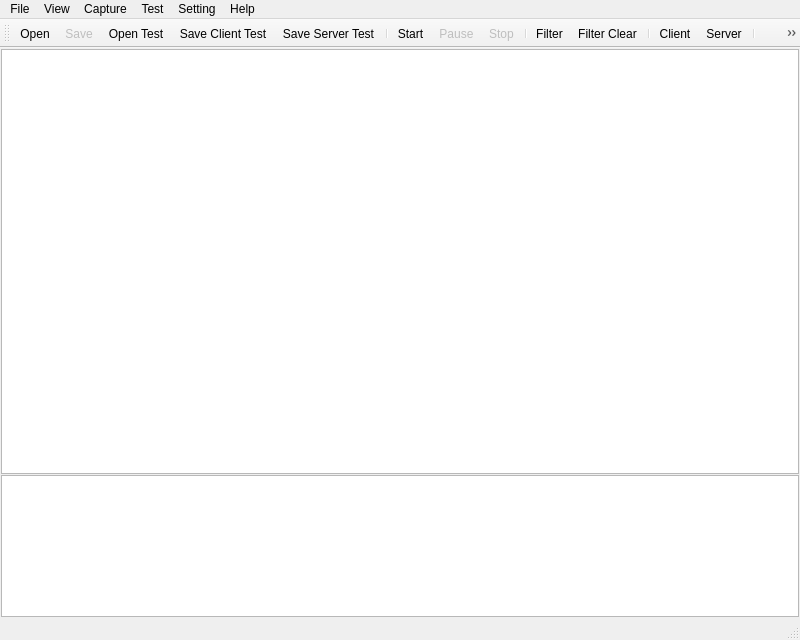
<?xml version="1.0" encoding="UTF-8"?>
<ui version="4.0">
 <class>MainWindow</class>
 <widget class="QMainWindow" name="MainWindow">
  <property name="geometry">
   <rect>
    <x>0</x>
    <y>0</y>
    <width>800</width>
    <height>640</height>
   </rect>
  </property>
  <property name="windowTitle">
   <string>Figkey Ip Capture Tool</string>
  </property>
  <property name="windowIcon">
   <iconset resource="../resource.qrc">
    <normaloff>:/images/resource/icons/main_window.ico</normaloff>:/images/resource/icons/main_window.ico</iconset>
  </property>
  <widget class="QWidget" name="centralWidget">
   <layout class="QVBoxLayout" name="verticalLayout" stretch="3,1">
    <property name="spacing">
     <number>1</number>
    </property>
    <property name="leftMargin">
     <number>1</number>
    </property>
    <property name="topMargin">
     <number>1</number>
    </property>
    <property name="rightMargin">
     <number>1</number>
    </property>
    <property name="bottomMargin">
     <number>1</number>
    </property>
    <item>
     <widget class="QTableView" name="tableView">
      <property name="contextMenuPolicy">
       <enum>Qt::CustomContextMenu</enum>
      </property>
     </widget>
    </item>
    <item>
     <widget class="QTreeView" name="treeView"/>
    </item>
   </layout>
  </widget>
  <widget class="QMenuBar" name="menuBar">
   <property name="geometry">
    <rect>
     <x>0</x>
     <y>0</y>
     <width>800</width>
     <height>21</height>
    </rect>
   </property>
   <widget class="QMenu" name="menuDdd">
    <property name="title">
     <string>File</string>
    </property>
    <addaction name="actionOpen"/>
    <addaction name="actionSave"/>
    <addaction name="actionOpen_Test"/>
    <addaction name="actionSave_Test"/>
    <addaction name="actionSave_Server_Test"/>
   </widget>
   <widget class="QMenu" name="menuView">
    <property name="title">
     <string>View</string>
    </property>
   </widget>
   <widget class="QMenu" name="menuSetting">
    <property name="title">
     <string>Setting</string>
    </property>
   </widget>
   <widget class="QMenu" name="menuHelp">
    <property name="title">
     <string>Help</string>
    </property>
    <addaction name="actionAbout"/>
   </widget>
   <widget class="QMenu" name="menuCapture">
    <property name="title">
     <string>Capture</string>
    </property>
    <addaction name="actionStart"/>
    <addaction name="actionPause"/>
    <addaction name="actionStop"/>
    <addaction name="actionFilter"/>
    <addaction name="actionFilter_Clear"/>
   </widget>
   <widget class="QMenu" name="menuTool">
    <property name="title">
     <string>Test</string>
    </property>
    <addaction name="actionClient"/>
    <addaction name="actionServer"/>
    <addaction name="actionDoIP_Client"/>
    <addaction name="actionDoIP_Server"/>
   </widget>
   <addaction name="menuDdd"/>
   <addaction name="menuView"/>
   <addaction name="menuCapture"/>
   <addaction name="menuTool"/>
   <addaction name="menuSetting"/>
   <addaction name="menuHelp"/>
  </widget>
  <widget class="QToolBar" name="toolBar">
   <property name="windowTitle">
    <string>toolBar</string>
   </property>
   <property name="toolTip">
    <string>TCP assistants, including servers or clients</string>
   </property>
   <property name="iconSize">
    <size>
     <width>16</width>
     <height>16</height>
    </size>
   </property>
   <attribute name="toolBarArea">
    <enum>TopToolBarArea</enum>
   </attribute>
   <attribute name="toolBarBreak">
    <bool>false</bool>
   </attribute>
   <addaction name="actionOpen"/>
   <addaction name="actionSave"/>
   <addaction name="actionOpen_Test"/>
   <addaction name="actionSave_Test"/>
   <addaction name="actionSave_Server_Test"/>
   <addaction name="separator"/>
   <addaction name="actionStart"/>
   <addaction name="actionPause"/>
   <addaction name="actionStop"/>
   <addaction name="separator"/>
   <addaction name="actionFilter"/>
   <addaction name="actionFilter_Clear"/>
   <addaction name="separator"/>
   <addaction name="actionClient"/>
   <addaction name="actionServer"/>
   <addaction name="separator"/>
   <addaction name="actionDoIP_Client"/>
   <addaction name="actionDoIP_Server"/>
   <addaction name="separator"/>
  </widget>
  <widget class="QStatusBar" name="statusBar"/>
  <action name="actionAbout">
   <property name="text">
    <string>About</string>
   </property>
  </action>
  <action name="actionStart">
   <property name="icon">
    <iconset resource="../resource.qrc">
     <normaloff>:/images/resource/icons/capture_stop.png</normaloff>:/images/resource/icons/capture_stop.png</iconset>
   </property>
   <property name="text">
    <string>Start</string>
   </property>
   <property name="toolTip">
    <string>Start Capture</string>
   </property>
  </action>
  <action name="actionPause">
   <property name="enabled">
    <bool>false</bool>
   </property>
   <property name="icon">
    <iconset resource="../resource.qrc">
     <normaloff>:/images/resource/icons/capture_pause.png</normaloff>:/images/resource/icons/capture_pause.png</iconset>
   </property>
   <property name="text">
    <string>Pause</string>
   </property>
   <property name="toolTip">
    <string>Pause Capture</string>
   </property>
  </action>
  <action name="actionStop">
   <property name="enabled">
    <bool>false</bool>
   </property>
   <property name="icon">
    <iconset resource="../resource.qrc">
     <normaloff>:/images/resource/icons/capture_start.png</normaloff>:/images/resource/icons/capture_start.png</iconset>
   </property>
   <property name="text">
    <string>Stop</string>
   </property>
   <property name="toolTip">
    <string>Stop Capture</string>
   </property>
  </action>
  <action name="actionFilter">
   <property name="icon">
    <iconset resource="../resource.qrc">
     <normaloff>:/images/resource/icons/capture_filter.png</normaloff>:/images/resource/icons/capture_filter.png</iconset>
   </property>
   <property name="text">
    <string>Filter</string>
   </property>
   <property name="toolTip">
    <string>Capture Filter </string>
   </property>
  </action>
  <action name="actionFilter_Clear">
   <property name="icon">
    <iconset resource="../resource.qrc">
     <normaloff>:/images/resource/icons/capture_nofilter.png</normaloff>:/images/resource/icons/capture_nofilter.png</iconset>
   </property>
   <property name="text">
    <string>Filter Clear</string>
   </property>
   <property name="toolTip">
    <string>Capture Filter Clear</string>
   </property>
  </action>
  <action name="actionDoIP_Client">
   <property name="icon">
    <iconset resource="../resource.qrc">
     <normaloff>:/images/resource/icons/doip_client.png</normaloff>:/images/resource/icons/doip_client.png</iconset>
   </property>
   <property name="text">
    <string>DoIP Client</string>
   </property>
  </action>
  <action name="actionDoIP_Server">
   <property name="icon">
    <iconset resource="../resource.qrc">
     <normaloff>:/images/resource/icons/doip_server.png</normaloff>:/images/resource/icons/doip_server.png</iconset>
   </property>
   <property name="text">
    <string>DoIP Server</string>
   </property>
  </action>
  <action name="actionSave">
   <property name="enabled">
    <bool>false</bool>
   </property>
   <property name="icon">
    <iconset resource="../resource.qrc">
     <normaloff>:/images/resource/icons/db_save.png</normaloff>:/images/resource/icons/db_save.png</iconset>
   </property>
   <property name="text">
    <string>Save</string>
   </property>
   <property name="toolTip">
    <string>Save to file</string>
   </property>
  </action>
  <action name="actionOpen">
   <property name="icon">
    <iconset resource="../resource.qrc">
     <normaloff>:/images/resource/icons/db_open.png</normaloff>:/images/resource/icons/db_open.png</iconset>
   </property>
   <property name="text">
    <string>Open</string>
   </property>
   <property name="toolTip">
    <string>Open from file</string>
   </property>
  </action>
  <action name="actionClient">
   <property name="icon">
    <iconset resource="../resource.qrc">
     <normaloff>:/images/resource/icons/client.png</normaloff>:/images/resource/icons/client.png</iconset>
   </property>
   <property name="text">
    <string>Client</string>
   </property>
   <property name="toolTip">
    <string>Support simulated udp/tcp client</string>
   </property>
  </action>
  <action name="actionServer">
   <property name="icon">
    <iconset resource="../resource.qrc">
     <normaloff>:/images/resource/icons/server.png</normaloff>:/images/resource/icons/server.png</iconset>
   </property>
   <property name="text">
    <string>Server</string>
   </property>
   <property name="toolTip">
    <string>Support simulated udp/tcp server</string>
   </property>
  </action>
  <action name="actionOpen_Test">
   <property name="icon">
    <iconset resource="../resource.qrc">
     <normaloff>:/images/resource/icons/open_test.png</normaloff>:/images/resource/icons/open_test.png</iconset>
   </property>
   <property name="text">
    <string>Open Test</string>
   </property>
   <property name="toolTip">
    <string>Load test data from json file and start testing</string>
   </property>
  </action>
  <action name="actionSave_Test">
   <property name="icon">
    <iconset resource="../resource.qrc">
     <normaloff>:/images/resource/icons/client_test.png</normaloff>:/images/resource/icons/client_test.png</iconset>
   </property>
   <property name="text">
    <string>Save Client Test</string>
   </property>
   <property name="toolTip">
    <string>Save client test data to json file</string>
   </property>
  </action>
  <action name="actionSave_Server_Test">
   <property name="icon">
    <iconset resource="../resource.qrc">
     <normaloff>:/images/resource/icons/server_test.png</normaloff>:/images/resource/icons/server_test.png</iconset>
   </property>
   <property name="text">
    <string>Save Server Test</string>
   </property>
   <property name="toolTip">
    <string>Save  server test data to json file</string>
   </property>
  </action>
 </widget>
 <layoutdefault spacing="6" margin="11"/>
 <resources>
  <include location="../resource.qrc"/>
 </resources>
 <connections/>
</ui>
